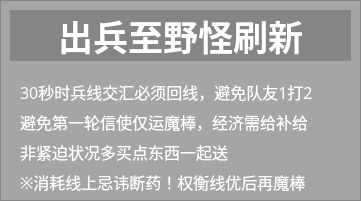
  <widget class="QFrame" name="frame">
   <property name="geometry">
    <rect>
     <x>10</x>
     <y>540</y>
     <width>361</width>
     <height>201</height>
    </rect>
   </property>
   <property name="font">
    <font>
     <family>微软雅黑</family>
    </font>
   </property>
   <property name="styleSheet">
    <string notr="true">QFrame{background-color: rgba(0, 0, 0, 50);}</string>
   </property>
   <property name="frameShape">
    <enum>QFrame::StyledPanel</enum>
   </property>
   <property name="frameShadow">
    <enum>QFrame::Raised</enum>
   </property>
   <widget class="QLabel" name="label_21">
    <property name="geometry">
     <rect>
      <x>20</x>
      <y>170</y>
      <width>301</width>
      <height>21</height>
     </rect>
    </property>
    <property name="font">
     <font>
      <family>微软雅黑</family>
      <pointsize>12</pointsize>
     </font>
    </property>
    <property name="styleSheet">
     <string notr="true">color: rgb(255, 255, 255);
background-color: rgba(255, 255, 255, 0);</string>
    </property>
    <property name="text">
     <string>※消耗线上忌讳断药！权衡线优后再魔棒</string>
    </property>
    <property name="alignment">
     <set>Qt::AlignLeading|Qt::AlignLeft|Qt::AlignTop</set>
    </property>
   </widget>
   <widget class="QLabel" name="label_16">
    <property name="geometry">
     <rect>
      <x>10</x>
      <y>10</y>
      <width>341</width>
      <height>51</height>
     </rect>
    </property>
    <property name="font">
     <font>
      <family>微软雅黑</family>
      <pointsize>26</pointsize>
      <weight>75</weight>
      <bold>true</bold>
     </font>
    </property>
    <property name="styleSheet">
     <string notr="true">color: rgb(255, 255, 255);</string>
    </property>
    <property name="text">
     <string>出兵至野怪刷新</string>
    </property>
    <property name="alignment">
     <set>Qt::AlignCenter</set>
    </property>
   </widget>
   <widget class="QLabel" name="label_20">
    <property name="geometry">
     <rect>
      <x>20</x>
      <y>110</y>
      <width>301</width>
      <height>21</height>
     </rect>
    </property>
    <property name="font">
     <font>
      <family>微软雅黑</family>
      <pointsize>12</pointsize>
     </font>
    </property>
    <property name="styleSheet">
     <string notr="true">color: rgb(255, 255, 255);
background-color: rgba(255, 255, 255, 0);</string>
    </property>
    <property name="text">
     <string>避免第一轮信使仅运魔棒，经济需给补给</string>
    </property>
    <property name="alignment">
     <set>Qt::AlignLeading|Qt::AlignLeft|Qt::AlignTop</set>
    </property>
   </widget>
   <widget class="QLabel" name="label_19">
    <property name="geometry">
     <rect>
      <x>20</x>
      <y>80</y>
      <width>301</width>
      <height>21</height>
     </rect>
    </property>
    <property name="font">
     <font>
      <family>微软雅黑</family>
      <pointsize>12</pointsize>
     </font>
    </property>
    <property name="styleSheet">
     <string notr="true">color: rgb(255, 255, 255);
background-color: rgba(255, 255, 255, 0);</string>
    </property>
    <property name="text">
     <string>30秒时兵线交汇必须回线，避免队友1打2</string>
    </property>
    <property name="alignment">
     <set>Qt::AlignLeading|Qt::AlignLeft|Qt::AlignTop</set>
    </property>
   </widget>
   <widget class="QLabel" name="label_22">
    <property name="geometry">
     <rect>
      <x>20</x>
      <y>140</y>
      <width>301</width>
      <height>21</height>
     </rect>
    </property>
    <property name="font">
     <font>
      <family>微软雅黑</family>
      <pointsize>12</pointsize>
     </font>
    </property>
    <property name="styleSheet">
     <string notr="true">color: rgb(255, 255, 255);
background-color: rgba(255, 255, 255, 0);</string>
    </property>
    <property name="text">
     <string>非紧迫状况多买点东西一起送</string>
    </property>
    <property name="alignment">
     <set>Qt::AlignLeading|Qt::AlignLeft|Qt::AlignTop</set>
    </property>
   </widget>
  </widget>
